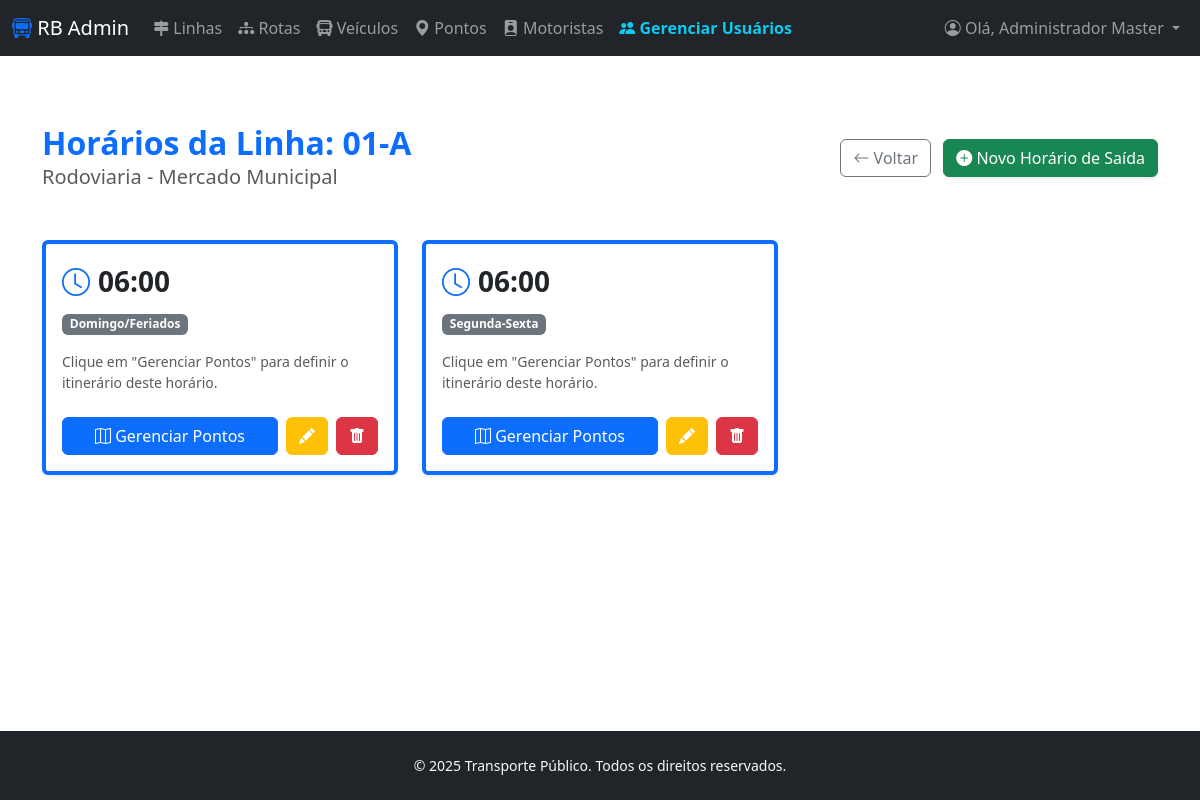
The app's page /admin/rotas_gerenciar.php?id_linha=1 (signed in) with its own data.
### tables this page shows
CREATE TABLE tblinhas (
    id_linha INT PRIMARY KEY AUTO_INCREMENT,
    codigo VARCHAR(20) UNIQUE NOT NULL,
    nome VARCHAR(100) NOT NULL,
    operadora VARCHAR(100)
);

CREATE TABLE tbhorario_programados (
    id_horario INT PRIMARY KEY AUTO_INCREMENT,
    id_linha INT NOT NULL,
    dia_semana VARCHAR(50) NOT NULL,  
    horario_partida TIME NOT NULL,
    FOREIGN KEY (id_linha) REFERENCES tblinhas(id_linha) ON DELETE CASCADE
);

### admin/rotas_gerenciar.php (the view, shortened to what this page needs)
<?php
include("../connections/db_connect.php");
$id_linha = $conn->real_escape_string($_GET['id_linha']);
mysqli_select_db($conn, $database_conn);
$linha = $conn->query("SELECT * FROM tblinhas WHERE id_linha = '$id_linha'")->fetch_assoc();
$horarios = $conn->query("SELECT * FROM tbhorario_programados WHERE id_linha = '$id_linha' ORDER BY dia_semana, horario_partida");
include '../admin/header.php';
?>
<body>
    <div class="container mt-5">
    <div class="d-flex justify-content-between align-items-center mb-5">
        <div>
            <h2 class="text-primary fw-bold mb-0">Horários da Linha: <?php echo $linha['codigo']; ?></h2>
            <p class="text-muted fs-5 mb-0"><?php echo $linha['nome']; ?></p>
        </div>
        <div>
            <a href="rotas_lista.php" class="btn btn-outline-secondary me-2">
                <i class="bi bi-arrow-left"></i> Voltar
            </a>
            <button class="btn btn-success shadow-sm" data-bs-toggle="modal" data-bs-target="#modalNovoHorario">
                <i class="bi bi-plus-circle-fill"></i> Novo Horário de Saída
            </button>
        </div>
    </div>
    <div class="row g-4">
        <?php while($h = $horarios->fetch_assoc()): ?>
            <div class="col-md-4">
                <div class="card shadow-sm h-100 border-start border-4 border-primary hover-card">
                    <div class="card-body">
                        <div class="d-flex align-items-center mb-2">
                            <i class="bi bi-clock fs-3 me-2 text-primary"></i>
                            <h3 class="card-title fw-bold text-dark m-0">
                                <?php echo substr($h['horario_partida'], 0, 5); ?>
                            </h3>
                        </div>
                        <span class="badge bg-secondary mb-3"><?php echo $h['dia_semana']; ?></span>
                        <p class="card-text text-muted small mb-4">
                            Clique em "Gerenciar Pontos" para definir o itinerário deste horário.
                        </p>
                        <div class="d-flex gap-2">
                            <a href="rotas_pontos.php?id_horario=<?php echo $h['id_horario']; ?>&id_linha=<?php echo $id_linha; ?>" class="btn btn-primary w-100">
                                <i class="bi bi-map"></i> Gerenciar Pontos
                            </a>
                            <button type="button"
                                    class="btn btn-warning text-white"
                                    data-bs-toggle="modal"
                                    data-bs-target="#modalEditarHorario"
                                    data-id="<?php echo $h['id_horario']; ?>"
                                    data-dia="<?php echo $h['dia_semana']; ?>"
                                    data-hora="<?php echo $h['horario_partida']; ?>"
                                    title="Editar">
                                <i class="bi bi-pencil-fill"></i>
                            </button>
                            <button type="button"
                                    class="btn btn-danger"
                                    data-bs-toggle="modal"
                                    data-bs-target="#modalExcluirHorario"
                                    data-id="<?php echo $h['id_horario']; ?>"
                                    data-texto="<?php echo substr($h['horario_partida'], 0, 5) . ' (' . ucfirst($h['dia_semana']) . ')'; ?>"
                                    title="Excluir">
                                <i class="bi bi-trash-fill"></i>
                            </button>
                        </div>
                    </div>
                </div>
            </div>
        <?php endwhile; ?>
    </div>
</div>
<?php include '../admin/footer.php'; ?>
</body>

### css/meu_estilo.css (style rules this page uses)
:root { --cor-primaria: #1e3c72; --cor-fundo: #f4f7f6; }
body { background-color: #f4f7f6; font-family: 'Segoe UI', Tahoma, Geneva, Verdana, sans-serif; }

### admin/rotas_gerenciar.php (style rules this page uses)
body { display: flex; flex-direction: column; min-height: 100vh; margin: 0; font-family: 'Segoe UI', sans-serif; }

### records on screen
tblinhas: codigo "01-A", nome "Rodoviaria - Mercado Municipal"
tbhorario_programados: horario_partida "06:00", dia_semana "Domingo/Feriados"
tbhorario_programados: horario_partida "06:00", dia_semana "Segunda-Sexta"

### other values on screen
$_SESSION['nome_usuario'] "Administrador Master"
